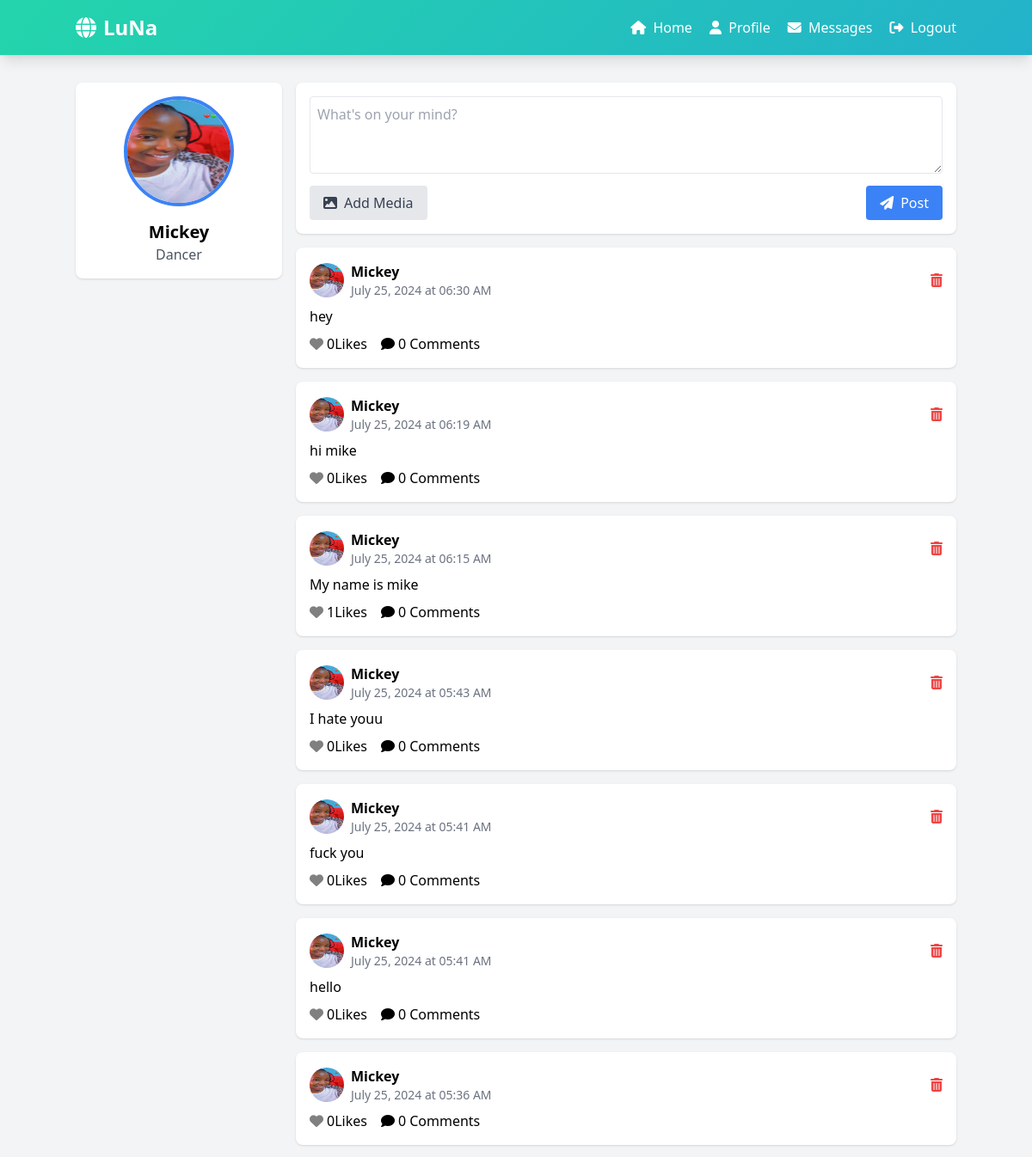
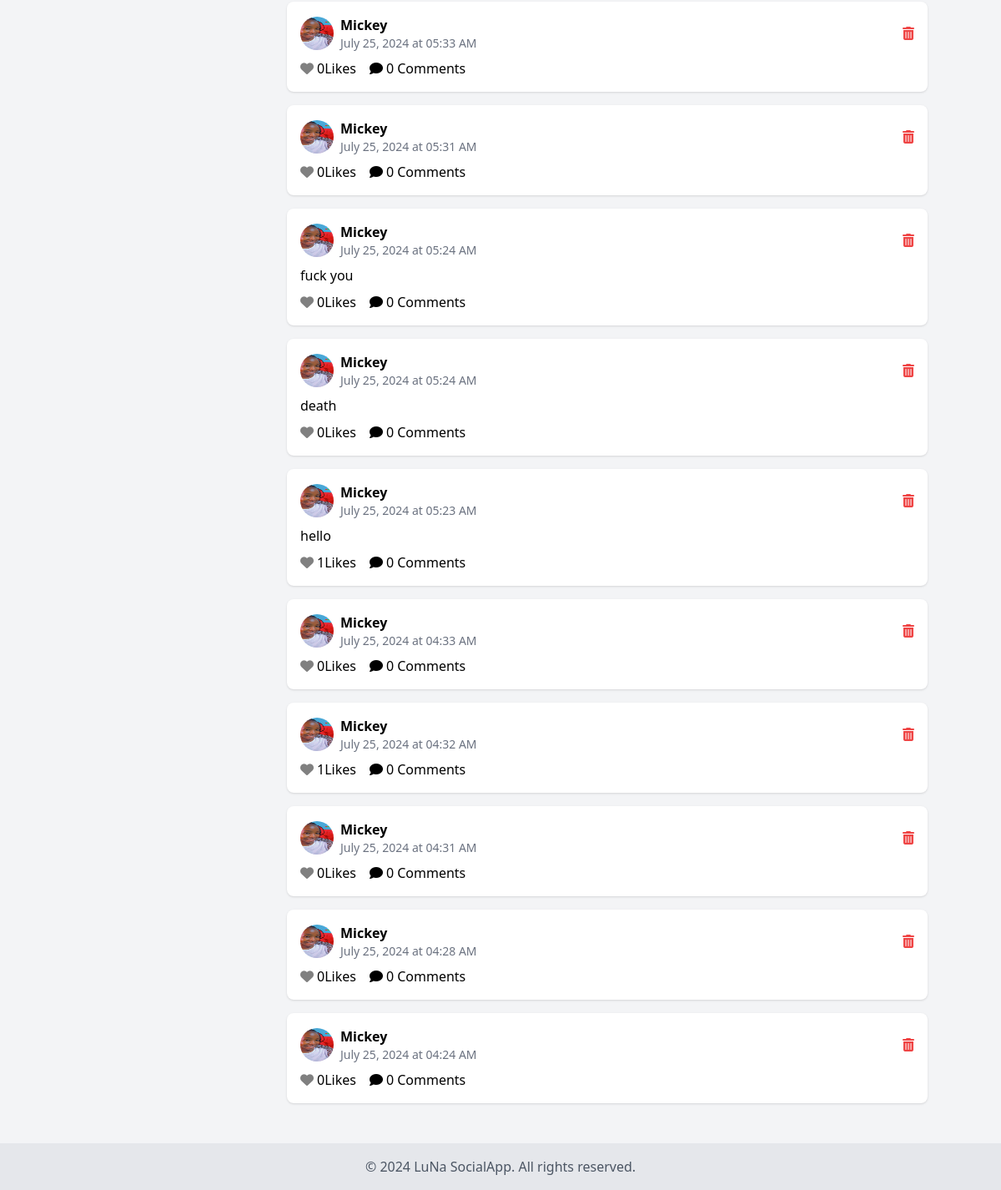
Screenshot of / (signed in) with the database file from the repository (2 pictures, top to bottom).
### models.py (models this page shows, shortened)
class User(UserMixin, db.Model):
    id = db.Column(db.Integer, primary_key=True)
    username = db.Column(db.String(80), unique=True, nullable=False, index=True)
    email = db.Column(db.String(120), unique=True, nullable=False, index=True)
    password_hash = db.Column(db.String(128), nullable=False)
    profile_picture = db.Column(db.String(120), default='default.jpg')
    bio = db.Column(db.Text)
    date_joined = db.Column(db.DateTime, default=lambda: datetime.now(EAT))
    posts = db.relationship('Post', backref='author', lazy='dynamic', cascade="all, delete-orphan")
    comments = db.relationship('Comment', backref='author', lazy='dynamic', cascade="all, delete-orphan")
    following = db.relationship('Follow',
                                foreign_keys='Follow.follower_id',
                                backref='follower',
                                lazy='dynamic',
                                cascade="all, delete-orphan")
    followers = db.relationship('Follow',
                                foreign_keys='Follow.followed_id',
                                backref='followed',
                                lazy='dynamic',
                                cascade="all, delete-orphan")

class Post(db.Model):
    id = db.Column(db.Integer, primary_key=True)
    content = db.Column(db.Text, nullable=False)
    timestamp = db.Column(db.DateTime, default=lambda: datetime.now(EAT))
    user_id = db.Column(db.Integer, db.ForeignKey('user.id'), nullable=False, index=True)
    media_url = db.Column(db.String(120))
    likes = db.relationship('Like', backref='post', lazy='dynamic', cascade="all, delete-orphan")
    comments = db.relationship('Comment', backref='post', lazy='dynamic', cascade="all, delete-orphan")

### app.py (the view)
@app.route('/')
@login_required
def index():
    followed_users = [follow.followed_id for follow in current_user.following]
    posts = Post.query.filter(Post.user_id.in_(followed_users + [current_user.id])).order_by(Post.timestamp.desc()).all()
    return render_template('index.html', posts=posts)

### app.py (called while the page is built)
@login_manager.user_loader
def load_user(user_id):
    return User.query.get(int(user_id))

### templates/index.html (shortened to what this page needs)
<!DOCTYPE html>
<html lang="en">
<head>
    <script src="https://cdn.tailwindcss.com"></script>
    <link rel="stylesheet" href="https://cdnjs.cloudflare.com/ajax/libs/font-awesome/6.4.0/css/all.min.css">
</head>
<body class="bg-gray-100">
    <nav class="gradient-bg p-4 shadow-lg">
        <div class="container mx-auto flex justify-between items-center">
            <a href="/" class="text-white text-2xl font-bold flex items-center">
                <i class="fas fa-globe mr-2"></i>
                LuNa
            </a>
            <div>
                <a href="/" class="text-white mr-4 hover:text-gray-200 transition duration-300"><i class="fas fa-home mr-1"></i> Home</a>
                <a href="/profile/{{ current_user.username }}" class="text-white mr-4 hover:text-gray-200 transition duration-300"><i class="fas fa-user mr-1"></i> Profile</a>
                <a href="/messages" class="text-white mr-4 hover:text-gray-200 transition duration-300"><i class="fas fa-envelope mr-1"></i> Messages</a>
                <a href="/logout" class="text-white hover:text-gray-200 transition duration-300"><i class="fas fa-sign-out-alt mr-1"></i> Logout</a>
            </div>
        </div>
    </nav>
    <div class="flex container mx-auto mt-8">
        <div class="w-1/4 pr-4">
            <div class="bg-white shadow rounded-lg p-4 mb-4 post-card">
                <img src="{{ url_for('static', filename='uploads/' + current_user.profile_picture) }}" alt="Profile Picture" class="w-32 h-32 rounded-full mx-auto mb-4 border-4 border-blue-500">
                <h2 class="text-xl font-bold text-center">{{ current_user.username }}</h2>
                <p class="text-center text-gray-600">{{ current_user.bio }}</p>
            </div>
        </div>
        <div class="w-3/4">
            {% if request.endpoint == 'index' %}
            <form id="create-post-form" action="{{ url_for('post') }}" method="post" enctype="multipart/form-data" class="bg-white shadow rounded-lg p-4 mb-4 post-card">
                <textarea id="post-content" name="content" rows="3" class="w-full p-2 border rounded" placeholder="What's on your mind?" required>{{ original_content or '' }}</textarea>
                <div class="mt-2 flex justify-between items-center">
                    <label for="media-upload" class="cursor-pointer bg-gray-200 hover:bg-gray-300 text-gray-700 py-2 px-4 rounded transition duration-300">
                        <i class="fas fa-image mr-2"></i>Add Media
                    </label>
                    <button type="submit" class="bg-blue-500 text-white py-2 px-4 rounded hover:bg-blue-600 transition duration-300">
                        <i class="fas fa-paper-plane mr-2"></i>Post
                    </button>
                </div>
            </form>
            {% endif %}
            {% for post in posts %}
                <div id="post-{{ post.id }}" class="bg-white shadow rounded-lg p-4 mb-4 post-card">
                    <div class="flex items-center mb-2 justify-between">
                        <div class="flex items-center">
                            <img src="{{ url_for('static', filename='uploads/' + post.author.profile_picture) }}" alt="Profile Picture" class="w-10 h-10 rounded-full mr-2">
                            <div>
                                <a href="{{ url_for('profile', username=post.author.username) }}" class="font-bold hover:underline">{{ post.author.username }}</a>
                                <p class="text-gray-500 text-sm">{{ post.timestamp.strftime('%B %d, %Y at %I:%M %p') }}</p>
                            </div>
                        </div>
                        {% if post.author == current_user %}
                            <button onclick="deletePost('{{ post.id }}')" class="text-red-500 hover:text-red-700 transition duration-300">
                                <i class="fas fa-trash-alt"></i>
                            </button>
                        {% endif %}
                    </div>
                    <p class="mb-2">{{ post.content }}</p>
                    <div class="flex items-center">
                        <button class="like-button mr-4 flex items-center {% if current_user in post.likes %}liked{% endif %}" data-post-id="{{ post.id }}">
                            <i class="fas fa-heart mr-1"></i>
                            <span class="like-count">{{ post.likes.count() }}</span> Likes
                        </button>
                        <button class="comment-button flex items-center" onclick="toggleComments('{{ post.id }}')">
                            <i class="fas fa-comment mr-1"></i>
                            <span>{{ post.comments.count() }} Comments</span>
                        </button>
                    </div>
                </div>
            {% endfor %}
        </div>
    </div>
    <footer class="bg-gray-200 p-4 mt-8">
        <div class="container mx-auto text-center text-gray-600">
            &copy; 2024 LuNa SocialApp. All rights reserved.
        </div>
    </footer>
</body>
</html>

### templates/index.html (style rules this page uses)
.gradient-bg { background: linear-gradient(-45deg, #ee7752, #e73c7e, #23a6d5, #23d5ab); background-size: 400% 400%; animation: gradientBG 15s ease infinite; }
.like-button i { transition: color 0.3s ease, transform 0.3s ease; color: gray; }
.post-card { transition: transform 0.3s ease, box-shadow 0.3s ease; }

### rows the page displays
User: profile_picture (picture), username "Mickey", bio "Dancer"
Post: profile_picture (picture), author.username "Mickey", timestamp "July 25, 2024 at 06:30 AM", content "hey", likes.count "0", comments.count "0"
Post: profile_picture (picture), author.username "Mickey", timestamp "July 25, 2024 at 06:19 AM", content "hi mike", likes.count "0", comments.count "0"
Post: profile_picture (picture), author.username "Mickey", timestamp "July 25, 2024 at 06:15 AM", content "My name is mike", likes.count "1", comments.count "0"
Post: profile_picture (picture), author.username "Mickey", timestamp "July 25, 2024 at 05:43 AM", content "I hate youu", likes.count "0", comments.count "0"
Post: profile_picture (picture), author.username "Mickey", timestamp "July 25, 2024 at 05:41 AM", content "fuck you", likes.count "0", comments.count "0"
Post: profile_picture (picture), author.username "Mickey", timestamp "July 25, 2024 at 05:41 AM", content "hello", likes.count "0", comments.count "0"
Post: profile_picture (picture), author.username "Mickey", timestamp "July 25, 2024 at 05:36 AM", likes.count "0", comments.count "0"
Post: profile_picture (picture), author.username "Mickey", timestamp "July 25, 2024 at 05:33 AM", likes.count "0", comments.count "0"
Post: profile_picture (picture), author.username "Mickey", timestamp "July 25, 2024 at 05:31 AM", likes.count "0", comments.count "0"
Post: profile_picture (picture), author.username "Mickey", timestamp "July 25, 2024 at 05:24 AM", content "fuck you", likes.count "0", comments.count "0"
Post: profile_picture (picture), author.username "Mickey", timestamp "July 25, 2024 at 05:24 AM", content "death", likes.count "0", comments.count "0"
Post: profile_picture (picture), author.username "Mickey", timestamp "July 25, 2024 at 05:23 AM", content "hello", likes.count "1", comments.count "0"
Post: profile_picture (picture), author.username "Mickey", timestamp "July 25, 2024 at 04:33 AM", likes.count "0", comments.count "0"
Post: profile_picture (picture), author.username "Mickey", timestamp "July 25, 2024 at 04:32 AM", likes.count "1", comments.count "0"
Post: profile_picture (picture), author.username "Mickey", timestamp "July 25, 2024 at 04:31 AM", likes.count "0", comments.count "0"
Post: profile_picture (picture), author.username "Mickey", timestamp "July 25, 2024 at 04:28 AM", likes.count "0", comments.count "0"
Post: profile_picture (picture), author.username "Mickey", timestamp "July 25, 2024 at 04:24 AM", likes.count "0", comments.count "0"
